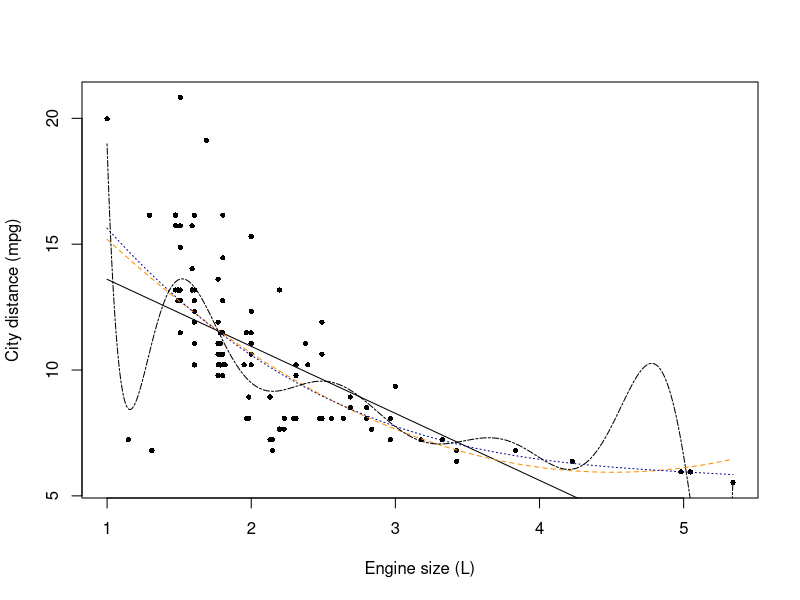
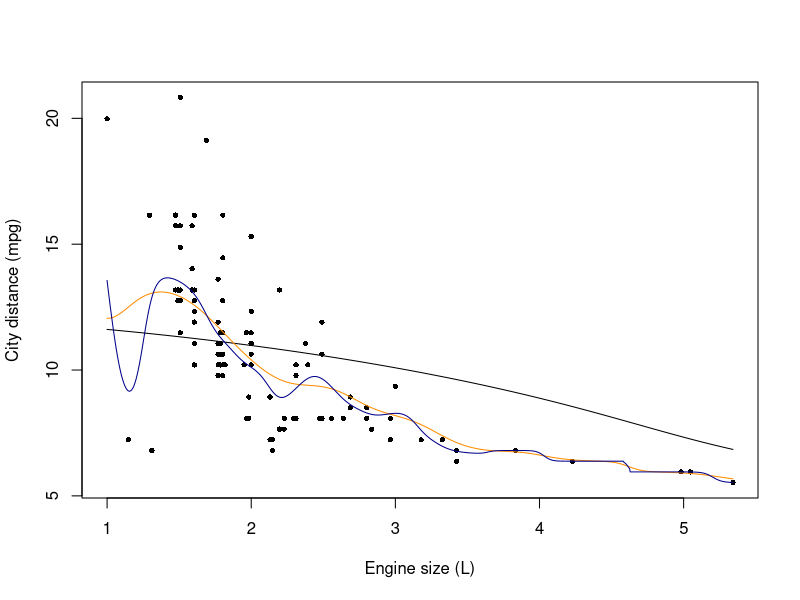
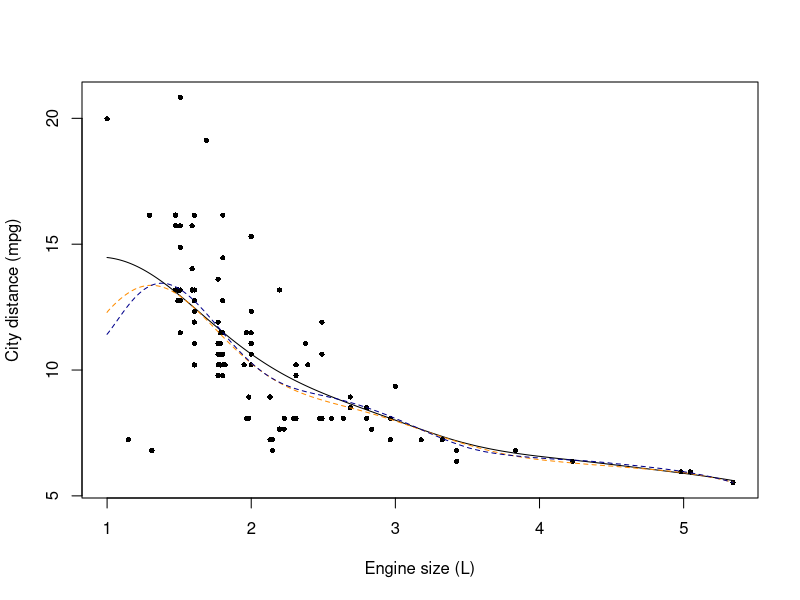
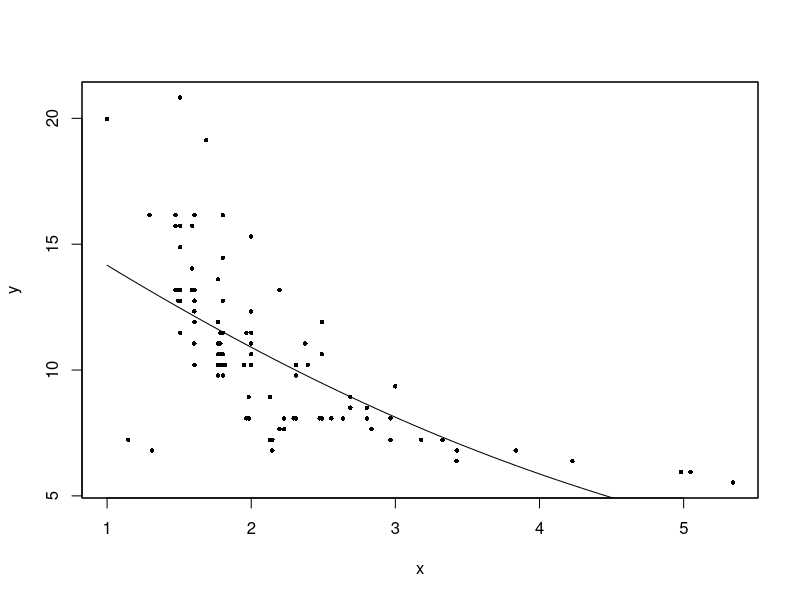
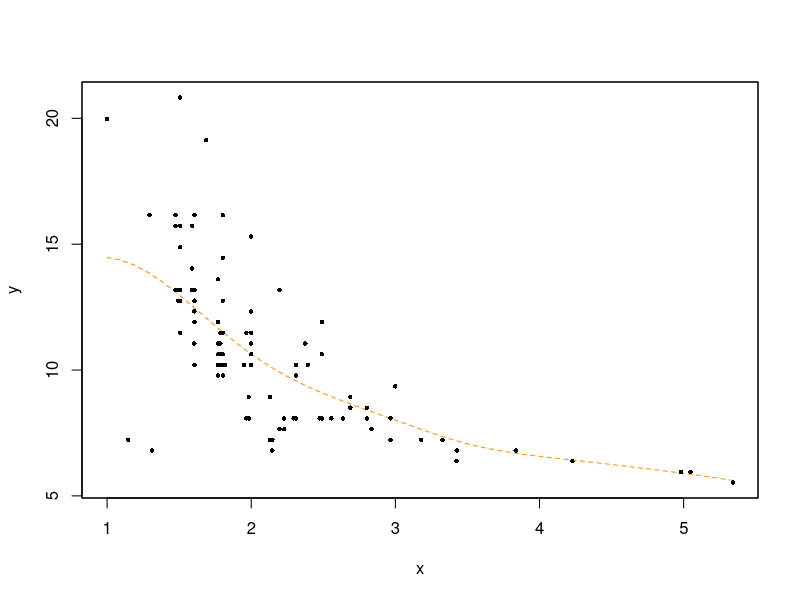
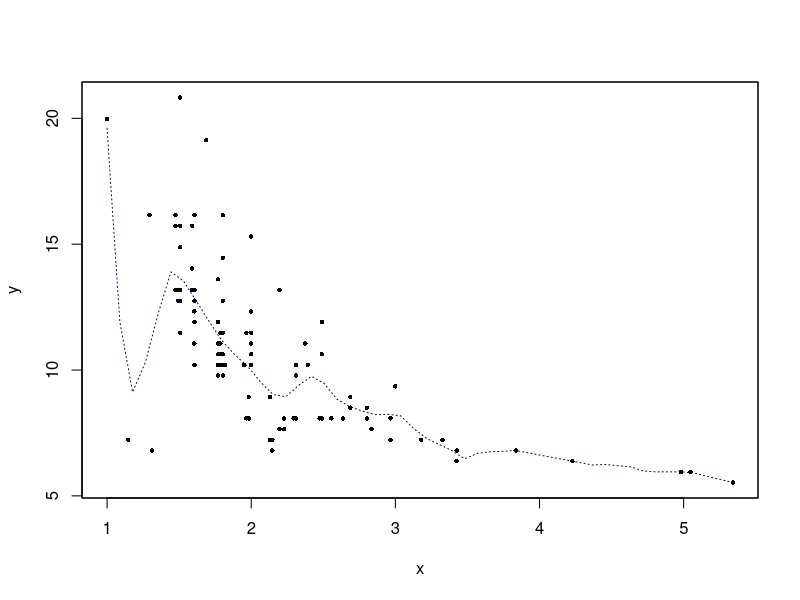
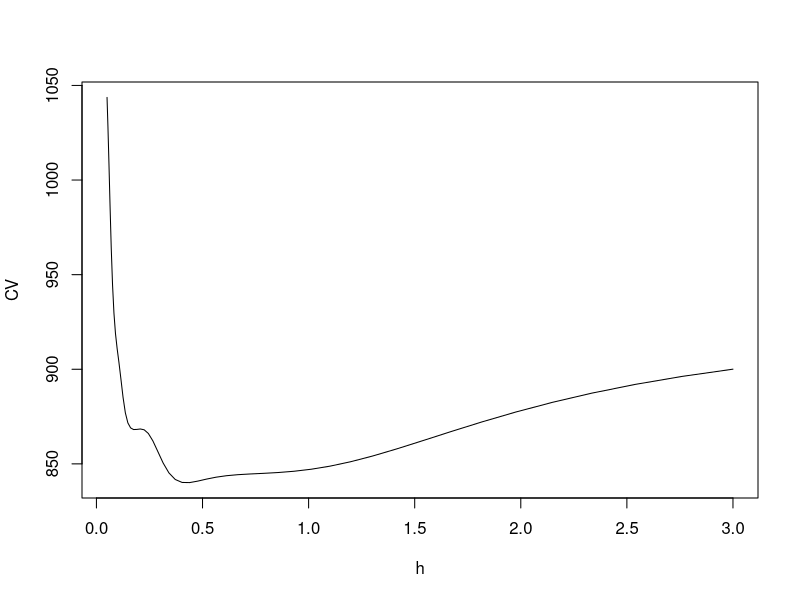
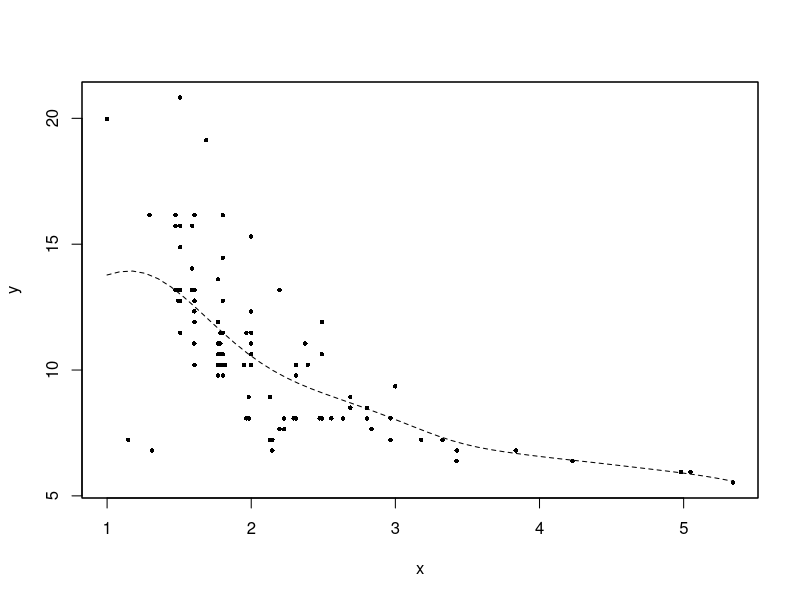

The R source for these figures, in order:
# LAB 5 (Auto) -------------------------------------------------------------------
# Course: Data Mining
# Author: Tommaso Rigon

rm(list = ls()) # Clean the environment

# The dataset can be downloaded here: https://tommasorigon.github.io/datamining/data/auto.txt
auto <- read.table("../data/auto.txt", header = TRUE)
auto <- subset(auto, select = c(city.distance, engine.size))

# Summary
str(auto)

y <- auto$city.distance # As the name suggest: city distance
x <- auto$engine.size # And engine size (L)

plot(x, y, xlab = "Engine size (L)", ylab = "City distance (mpg)", pch = 16, cex = 0.7)

# Set of points at which the curve is evaluated
newx <- data.frame(x = seq(min(x), max(x), length = 1000))

# p = 1 (linear regression)
lines(newx$x, predict(lm(y ~ x), newdata = newx), lty = 1, col = "black")

# p = 2 (parabolic regression)
lines(newx$x, predict(lm(y ~ x + I(x^2)), newdata = newx), lty = 2, col = "darkorange")

# p = 3 (cubic regression)
# Here I am using the more convenient syntax "poly"
lines(newx$x, predict(lm(y ~ poly(x, degree = 3)), newdata = newx), lty = 3, col = "darkblue")

# If I use an extreme value for the degree, it does not work well anymore
lines(newx$x, predict(lm(y ~ poly(x, degree = 10)), newdata = newx), lty = 6)

# Nadaraya-Watson estimator ---------------------------------------------

# Notice the bandwidth parametrization and the kernel used
? ksmooth

plot(x, y, xlab = "Engine size (L)", ylab = "City distance (mpg)", pch = 16, cex = 0.7)

h_param <- 1 # Let us try a few parameters here
band <- 4 * qnorm(0.75) * h_param # Bandwidth as parametrized in ksmooth
m_nw1 <- ksmooth(x, y, kernel = "normal", bandwidth = band, x.points = newx$x)
lines(m_nw1)

h_param <- 0.2 # Let us try a few parameters here
band <- 4 * qnorm(0.75) * h_param # Bandwidth as parametrized in ksmooth
m_nw2 <- ksmooth(x, y, kernel = "normal", bandwidth = band, x.points = newx$x)
lines(m_nw2, col = "darkorange")

h_param <- 0.1 # Let us try a few parameters here
band <- 4 * qnorm(0.75) * h_param # Bandwidth as parametrized in ksmooth
m_nw3 <- ksmooth(x, y, kernel = "normal", bandwidth = band, x.points = newx$x)
lines(m_nw3, col = "darkblue")

# Local polynomial regression (KernSmooth)---------------------------------------

# install.packages(KernSmooth)
library(KernSmooth)

? locpoly

plot(x, y, xlab = "Engine size (L)", ylab = "City distance (mpg)", pch = 16, cex = 0.7)

# Local linear regression (with a given bandwidith)
m_local_linear <- locpoly(x, y, degree = 1, bandwidth = 0.5, kernel = "normal", gridsize = 500)
lines(m_local_linear)

# Local quadratic regression
m_local_quadratic <- locpoly(x, y, degree = 2, bandwidth = 0.5, kernel = "normal", gridsize = 500)
lines(m_local_quadratic, lty = 2, col = "darkorange")

# Local cubic regression
m_local_cubic <- locpoly(x, y, degree = 3, bandwidth = 0.5, kernel = "normal", gridsize = 500)
lines(m_local_cubic, lty = 2, col = "darkblue")

# Local polynomial regression (sm package) ------------------------------------------

# install.packages(sm)
library(sm)

? sm.regression

sm.regression(x, y, h = 2, pch = 16, cex = 0.6)
sm.regression(x, y, h = 0.5, pch = 16, cex = 0.6, lty = 2, col = "darkorange")
sm.regression(x, y, h = 0.1, pch = 16, cex = 0.6, lty = 3, col = "darkblue")

? h.select
h.select(x, y, method = "cv", hstart = 0.05, hend = 3, ngrid = 50) # Cross-validation
h.select(x, y, method = "aicc") # Corrected AIC

hcv(x, y, display = "lines", hstart = 0.05, hend = 3, ngrid = 50)

# From the documentation:
# As from version 2.1 of the package, a similar effect can be obtained with the new function h.select, via h.select(x, method="cv"). Users are encouraged to adopt this route, since hcv might be not accessible directly in future releases of the package. When the sample size is large hcv uses the raw data while h.select(x, method="cv") uses binning. The latter is likely to produce a more stable choice for h.

sm.regression(x, y, h = 0.42, pch = 16, cex = 0.6, lty = 2)

# Loess -----------------------------------------------------------------------------

? loess.smooth
? loess

plot(x, y, xlab = "Engine size (L)", ylab = "City distance (mpg)", pch = 16, cex = 0.7)

# Estimate a loess model
m_loess1 <- loess.smooth(x, y, span = 0.5, degree = 1, evaluation = 1000, family = "symmetric")
lines(m_loess1)

# Over-smoothing
m_loess2 <- loess.smooth(x, y, span = 0.8, degree = 1, evaluation = 1000, family = "symmetric")
lines(m_loess2, col = "darkorange")

# Under-smoothing
m_loess3 <- loess.smooth(x, y, span = 0.33, degree = 1, evaluation = 1000, family = "symmetric")
lines(m_loess3, col = "darkblue")

# Regression splines ---------------------------------------------------

# install.packages("splines")
library(splines)

# Knots selection
xi <- seq(min(x), max(x), length = 4) # I select 4 knots in total, equally spaced
xi_int <- xi[2:(length(xi) - 1)] # There are actually K = 2 INTERNAL knots

# The new data points are based on the sequence points + the internal knots
newx <- data.frame(x = sort(c(seq(min(x), max(x), length = 1000), xi_int)))

# The intercept has been excluded, therefore there are K + 3 components (and not K + 4)
B <- bs(x, knots = xi_int, degree = 3, intercept = F)

dim(B)
head(B)

plot(x, y, xlab = "Engine size (L)", ylab = "City distance (mpg)", pch = 16, cex = 0.7)

# Spline regression is just a linear model!
m_spl1 <- lm(y ~ bs(x, knots = xi_int, degree = 3, intercept = F))
lines(newx$x, predict(m_spl1, newx), lty = 2, col = "darkorange")

# Vertical lines where the knots are placed
abline(v = xi[2], lty = 3)
abline(v = xi[3], lty = 3)

# Regression splines - Nodes on the quantiles ----------------------

xi <- quantile(x, c(0, 0.333, 0.666, 1))
xi_int <- xi[2:(length(xi) - 1)] # There are K = 2 INTERNAL knots

# unisco alle x i due punti in cui ho scelto di mettere i nodi
m_spl2 <- lm(y ~ bs(x, knots = xi_int, degree = 3, intercept = F))

plot(x, y, xlab = "Engine size (L)", ylab = "City distance (mpg)", pch = 16, cex = 0.7)
lines(newx$x, predict(m_spl2, newx), lty = 2, col = "darkblue")

# Plot vertical lines on the internal knots
abline(v = xi[2], lty = 3)
abline(v = xi[3], lty = 3)

# Regression splines - Degrees of freeedom specification ---------------

# Basis function of a B-spline (degree = 3, cubic splines)
# The following relationship holds: df = length(knots) + degree
# Knots are chosen using quantiles of the x distribution

plot(x, y, xlab = "Engine size (L)", ylab = "City distance (mpg)", pch = 16, cex = 0.7)

# This is equivalent to the previous command
m_spl2 <- lm(y ~ bs(x, df = 5, degree = 3, intercept = F))
plot(x, y, xlab = "Engine size (L)", ylab = "City distance (mpg)", pch = 16, cex = 0.7)
lines(newx$x, predict(m_spl2, newx), lty = 1, col = "black")

# Let us change a bit the degrees of freedom
m_spl3 <- lm(y ~ bs(x, df = 10, degree = 3, intercept = F))
lines(newx$x, predict(m_spl3, newx), lty = 2, col = "darkorange")

# This is, equite evidently, overfitting the data
m_spl4 <- lm(y ~ bs(x, df = 15, degree = 3, intercept = F))
lines(newx$x, predict(m_spl4, newx), lty = 3, col = "darkblue")


# Smoothing Splines ------------------------------------------------

plot(x, y, xlab = "Engine size (L)", ylab = "City distance (mpg)", pch = 16, cex = 0.7)

? smooth.spline
m_smooth <- smooth.spline(x, y)
m_smooth

lines(m_smooth) # Ok, the default did not work!

# Let us try some alternative values
plot(x, y, xlab = "Engine size (L)", ylab = "City distance (mpg)", pch = 16, cex = 0.7)

m_smooth1 <- smooth.spline(x, y, lambda = 0.0001)
lines(predict(m_smooth1, x = newx$x), lty = 1, col = "black")

m_smooth2 <- smooth.spline(x, y, lambda = 0.001)
lines(predict(m_smooth2, x = newx$x), lty = 2, col = "darkorange")

m_smooth3 <- smooth.spline(x, y, lambda = 0.01)
lines(predict(m_smooth3, x = newx$x), lty = 2, col = "darkblue")

# Let us use "spar" instead of lambda
plot(x, y, xlab = "Engine size (L)", ylab = "City distance (mpg)", pch = 16, cex = 0.7)

m_smooth <- smooth.spline(x, y, spar = 0.8)
lines(predict(m_smooth, x = newx$x))
